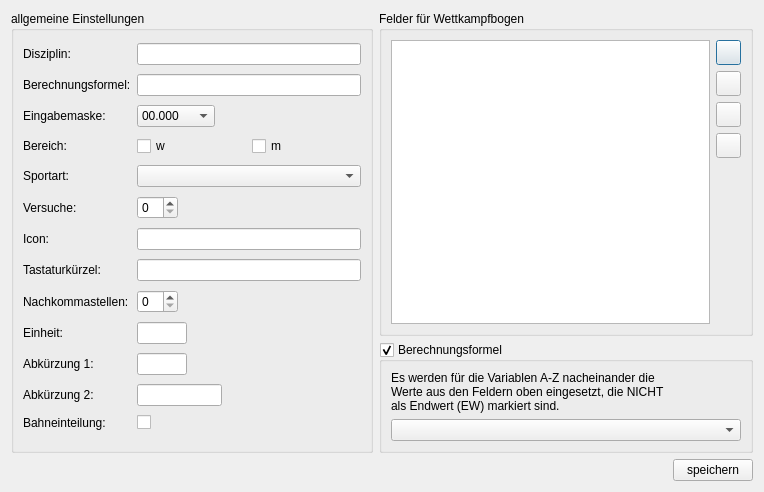
<?xml version="1.0" encoding="UTF-8"?>
<ui version="4.0">
 <class>Db_Dis_Dialog_Ui</class>
 <widget class="QDialog" name="Db_Dis_Dialog_Ui">
  <property name="geometry">
   <rect>
    <x>0</x>
    <y>0</y>
    <width>764</width>
    <height>492</height>
   </rect>
  </property>
  <property name="sizePolicy">
   <sizepolicy hsizetype="Fixed" vsizetype="Fixed">
    <horstretch>0</horstretch>
    <verstretch>0</verstretch>
   </sizepolicy>
  </property>
  <property name="windowTitle">
   <string>Turnfix - Disziplindaten</string>
  </property>
  <property name="windowIcon">
   <iconset resource="../../../../resources/TurnFix.qrc">
    <normaloff>:/appicons/icon.png</normaloff>:/appicons/icon.png</iconset>
  </property>
  <layout class="QGridLayout" name="gridLayout">
   <item row="0" column="0" rowspan="2">
    <widget class="QGroupBox" name="groupBox">
     <property name="title">
      <string>allgemeine Einstellungen</string>
     </property>
     <layout class="QGridLayout" name="gridLayout_2">
      <item row="0" column="0">
       <widget class="QLabel" name="label">
        <property name="text">
         <string>Disziplin:</string>
        </property>
       </widget>
      </item>
      <item row="1" column="0">
       <widget class="QLabel" name="label_2">
        <property name="text">
         <string>Berechnungsformel:</string>
        </property>
       </widget>
      </item>
      <item row="2" column="0">
       <widget class="QLabel" name="label_3">
        <property name="text">
         <string>Eingabemaske:</string>
        </property>
       </widget>
      </item>
      <item row="3" column="0">
       <widget class="QLabel" name="label_4">
        <property name="text">
         <string>Bereich:</string>
        </property>
       </widget>
      </item>
      <item row="4" column="0">
       <widget class="QLabel" name="label_5">
        <property name="text">
         <string>Sportart:</string>
        </property>
       </widget>
      </item>
      <item row="5" column="0">
       <widget class="QLabel" name="label_6">
        <property name="text">
         <string>Versuche:</string>
        </property>
       </widget>
      </item>
      <item row="6" column="0">
       <widget class="QLabel" name="label_7">
        <property name="text">
         <string>Icon:</string>
        </property>
       </widget>
      </item>
      <item row="7" column="0">
       <widget class="QLabel" name="label_8">
        <property name="text">
         <string>Tastaturkürzel:</string>
        </property>
       </widget>
      </item>
      <item row="8" column="0">
       <widget class="QLabel" name="label_9">
        <property name="text">
         <string>Nachkommastellen:</string>
        </property>
       </widget>
      </item>
      <item row="9" column="0">
       <widget class="QLabel" name="label_10">
        <property name="text">
         <string>Einheit:</string>
        </property>
       </widget>
      </item>
      <item row="10" column="0">
       <widget class="QLabel" name="label_11">
        <property name="text">
         <string>Abkürzung 1:</string>
        </property>
       </widget>
      </item>
      <item row="12" column="0">
       <widget class="QLabel" name="label_12">
        <property name="text">
         <string>Abkürzung 2:</string>
        </property>
       </widget>
      </item>
      <item row="13" column="0">
       <widget class="QLabel" name="label_13">
        <property name="text">
         <string>Bahneinteilung:</string>
        </property>
       </widget>
      </item>
      <item row="0" column="1" colspan="2">
       <widget class="QLineEdit" name="txt_name"/>
      </item>
      <item row="2" column="1" colspan="2">
       <widget class="QComboBox" name="cmb_mask">
        <property name="sizePolicy">
         <sizepolicy hsizetype="Fixed" vsizetype="Fixed">
          <horstretch>0</horstretch>
          <verstretch>0</verstretch>
         </sizepolicy>
        </property>
        <item>
         <property name="text">
          <string>00.000</string>
         </property>
        </item>
        <item>
         <property name="text">
          <string>00.00</string>
         </property>
        </item>
        <item>
         <property name="text">
          <string>0.00</string>
         </property>
        </item>
        <item>
         <property name="text">
          <string>00:00.00</string>
         </property>
        </item>
        <item>
         <property name="text">
          <string>000</string>
         </property>
        </item>
       </widget>
      </item>
      <item row="4" column="1" colspan="2">
       <widget class="QComboBox" name="cmb_sport"/>
      </item>
      <item row="5" column="1" colspan="2">
       <widget class="QSpinBox" name="sbx_try">
        <property name="sizePolicy">
         <sizepolicy hsizetype="Fixed" vsizetype="Fixed">
          <horstretch>0</horstretch>
          <verstretch>0</verstretch>
         </sizepolicy>
        </property>
       </widget>
      </item>
      <item row="6" column="1" colspan="2">
       <widget class="QLineEdit" name="txt_icon"/>
      </item>
      <item row="7" column="1" colspan="2">
       <widget class="QLineEdit" name="txt_shortcut">
        <property name="readOnly">
         <bool>true</bool>
        </property>
       </widget>
      </item>
      <item row="8" column="1">
       <widget class="QSpinBox" name="sbx_comma">
        <property name="sizePolicy">
         <sizepolicy hsizetype="Fixed" vsizetype="Fixed">
          <horstretch>0</horstretch>
          <verstretch>0</verstretch>
         </sizepolicy>
        </property>
       </widget>
      </item>
      <item row="9" column="1">
       <widget class="QLineEdit" name="txt_unit">
        <property name="sizePolicy">
         <sizepolicy hsizetype="Fixed" vsizetype="Fixed">
          <horstretch>0</horstretch>
          <verstretch>0</verstretch>
         </sizepolicy>
        </property>
        <property name="minimumSize">
         <size>
          <width>50</width>
          <height>0</height>
         </size>
        </property>
        <property name="maximumSize">
         <size>
          <width>50</width>
          <height>16777215</height>
         </size>
        </property>
       </widget>
      </item>
      <item row="10" column="1">
       <widget class="QLineEdit" name="txt_short1">
        <property name="sizePolicy">
         <sizepolicy hsizetype="Fixed" vsizetype="Fixed">
          <horstretch>0</horstretch>
          <verstretch>0</verstretch>
         </sizepolicy>
        </property>
        <property name="minimumSize">
         <size>
          <width>50</width>
          <height>0</height>
         </size>
        </property>
        <property name="maximumSize">
         <size>
          <width>50</width>
          <height>16777215</height>
         </size>
        </property>
        <property name="maxLength">
         <number>6</number>
        </property>
       </widget>
      </item>
      <item row="12" column="1">
       <widget class="QLineEdit" name="txt_short2">
        <property name="sizePolicy">
         <sizepolicy hsizetype="Fixed" vsizetype="Fixed">
          <horstretch>0</horstretch>
          <verstretch>0</verstretch>
         </sizepolicy>
        </property>
        <property name="minimumSize">
         <size>
          <width>85</width>
          <height>0</height>
         </size>
        </property>
        <property name="maximumSize">
         <size>
          <width>85</width>
          <height>16777215</height>
         </size>
        </property>
        <property name="maxLength">
         <number>20</number>
        </property>
       </widget>
      </item>
      <item row="13" column="1">
       <widget class="QCheckBox" name="chk_run">
        <property name="text">
         <string/>
        </property>
       </widget>
      </item>
      <item row="1" column="1" colspan="2">
       <widget class="QLineEdit" name="txt_formula"/>
      </item>
      <item row="3" column="1">
       <widget class="QCheckBox" name="chk_w">
        <property name="sizePolicy">
         <sizepolicy hsizetype="Expanding" vsizetype="Fixed">
          <horstretch>0</horstretch>
          <verstretch>0</verstretch>
         </sizepolicy>
        </property>
        <property name="text">
         <string>w</string>
        </property>
       </widget>
      </item>
      <item row="3" column="2">
       <widget class="QCheckBox" name="chk_m">
        <property name="sizePolicy">
         <sizepolicy hsizetype="Expanding" vsizetype="Fixed">
          <horstretch>0</horstretch>
          <verstretch>0</verstretch>
         </sizepolicy>
        </property>
        <property name="text">
         <string>m</string>
        </property>
       </widget>
      </item>
     </layout>
    </widget>
   </item>
   <item row="0" column="1">
    <widget class="QGroupBox" name="groupBox_2">
     <property name="title">
      <string>Felder für Wettkampfbogen</string>
     </property>
     <layout class="QGridLayout" name="gridLayout_3">
      <item row="0" column="0" rowspan="5">
       <widget class="QTableView" name="tbl_fields">
        <property name="alternatingRowColors">
         <bool>true</bool>
        </property>
        <property name="selectionMode">
         <enum>QAbstractItemView::SingleSelection</enum>
        </property>
        <property name="selectionBehavior">
         <enum>QAbstractItemView::SelectRows</enum>
        </property>
        <attribute name="horizontalHeaderVisible">
         <bool>true</bool>
        </attribute>
        <attribute name="horizontalHeaderHighlightSections">
         <bool>false</bool>
        </attribute>
        <attribute name="verticalHeaderVisible">
         <bool>false</bool>
        </attribute>
        <attribute name="verticalHeaderDefaultSectionSize">
         <number>20</number>
        </attribute>
       </widget>
      </item>
      <item row="0" column="1">
       <widget class="QPushButton" name="but_up">
        <property name="sizePolicy">
         <sizepolicy hsizetype="Fixed" vsizetype="Fixed">
          <horstretch>0</horstretch>
          <verstretch>0</verstretch>
         </sizepolicy>
        </property>
        <property name="minimumSize">
         <size>
          <width>25</width>
          <height>25</height>
         </size>
        </property>
        <property name="maximumSize">
         <size>
          <width>25</width>
          <height>25</height>
         </size>
        </property>
        <property name="text">
         <string/>
        </property>
        <property name="icon">
         <iconset resource="../../../../resources/TurnFix.qrc">
          <normaloff>:/appicons/up.png</normaloff>:/appicons/up.png</iconset>
        </property>
        <property name="iconSize">
         <size>
          <width>15</width>
          <height>15</height>
         </size>
        </property>
       </widget>
      </item>
      <item row="1" column="1">
       <widget class="QPushButton" name="but_down">
        <property name="sizePolicy">
         <sizepolicy hsizetype="Fixed" vsizetype="Fixed">
          <horstretch>0</horstretch>
          <verstretch>0</verstretch>
         </sizepolicy>
        </property>
        <property name="minimumSize">
         <size>
          <width>25</width>
          <height>25</height>
         </size>
        </property>
        <property name="maximumSize">
         <size>
          <width>25</width>
          <height>25</height>
         </size>
        </property>
        <property name="text">
         <string/>
        </property>
        <property name="icon">
         <iconset resource="../../../../resources/TurnFix.qrc">
          <normaloff>:/appicons/down.png</normaloff>:/appicons/down.png</iconset>
        </property>
        <property name="iconSize">
         <size>
          <width>15</width>
          <height>15</height>
         </size>
        </property>
       </widget>
      </item>
      <item row="4" column="1">
       <spacer name="verticalSpacer">
        <property name="orientation">
         <enum>Qt::Vertical</enum>
        </property>
        <property name="sizeHint" stdset="0">
         <size>
          <width>20</width>
          <height>40</height>
         </size>
        </property>
       </spacer>
      </item>
      <item row="2" column="1">
       <widget class="QPushButton" name="but_add">
        <property name="sizePolicy">
         <sizepolicy hsizetype="Fixed" vsizetype="Fixed">
          <horstretch>0</horstretch>
          <verstretch>0</verstretch>
         </sizepolicy>
        </property>
        <property name="minimumSize">
         <size>
          <width>25</width>
          <height>25</height>
         </size>
        </property>
        <property name="maximumSize">
         <size>
          <width>25</width>
          <height>25</height>
         </size>
        </property>
        <property name="text">
         <string/>
        </property>
        <property name="icon">
         <iconset resource="../../../../resources/TurnFix.qrc">
          <normaloff>:/appicons/plus.png</normaloff>:/appicons/plus.png</iconset>
        </property>
        <property name="iconSize">
         <size>
          <width>15</width>
          <height>15</height>
         </size>
        </property>
       </widget>
      </item>
      <item row="3" column="1">
       <widget class="QPushButton" name="but_del">
        <property name="sizePolicy">
         <sizepolicy hsizetype="Fixed" vsizetype="Fixed">
          <horstretch>0</horstretch>
          <verstretch>0</verstretch>
         </sizepolicy>
        </property>
        <property name="minimumSize">
         <size>
          <width>25</width>
          <height>25</height>
         </size>
        </property>
        <property name="maximumSize">
         <size>
          <width>25</width>
          <height>25</height>
         </size>
        </property>
        <property name="text">
         <string/>
        </property>
        <property name="icon">
         <iconset resource="../../../../resources/TurnFix.qrc">
          <normaloff>:/appicons/minus.png</normaloff>:/appicons/minus.png</iconset>
        </property>
        <property name="iconSize">
         <size>
          <width>15</width>
          <height>15</height>
         </size>
        </property>
       </widget>
      </item>
     </layout>
    </widget>
   </item>
   <item row="2" column="1">
    <widget class="QPushButton" name="but_save">
     <property name="sizePolicy">
      <sizepolicy hsizetype="Fixed" vsizetype="Fixed">
       <horstretch>0</horstretch>
       <verstretch>0</verstretch>
      </sizepolicy>
     </property>
     <property name="layoutDirection">
      <enum>Qt::RightToLeft</enum>
     </property>
     <property name="text">
      <string>speichern</string>
     </property>
    </widget>
   </item>
   <item row="1" column="1">
    <widget class="QGroupBox" name="gbx_berechnen">
     <property name="title">
      <string>Berechnungsformel</string>
     </property>
     <property name="checkable">
      <bool>true</bool>
     </property>
     <layout class="QGridLayout" name="gridLayout_4">
      <item row="1" column="0">
       <widget class="QComboBox" name="cmb_formel">
        <property name="sizePolicy">
         <sizepolicy hsizetype="Fixed" vsizetype="Fixed">
          <horstretch>0</horstretch>
          <verstretch>0</verstretch>
         </sizepolicy>
        </property>
        <property name="minimumSize">
         <size>
          <width>350</width>
          <height>0</height>
         </size>
        </property>
        <property name="maximumSize">
         <size>
          <width>350</width>
          <height>16777215</height>
         </size>
        </property>
       </widget>
      </item>
      <item row="0" column="0">
       <widget class="QLabel" name="label_14">
        <property name="text">
         <string>Es werden für die Variablen A-Z nacheinander die
Werte aus den Feldern oben eingesetzt, die NICHT
als Endwert (EW) markiert sind.</string>
        </property>
       </widget>
      </item>
     </layout>
    </widget>
   </item>
  </layout>
 </widget>
 <resources>
  <include location="../../../../resources/TurnFix.qrc"/>
 </resources>
 <connections/>
</ui>
